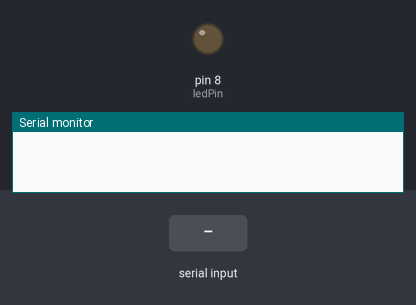
The sketch below on a simulated Arduino Uno, built with avr-gcc and run on an emulated ATmega328P. On the bench: output pins drawn as LEDs (lit = HIGH), the last lines printed to the serial monitor. The test bench sets the inputs (shaded band).

Above: at 1.2 s.
1.3 s: "L" received over Serial
At 2.0 s:
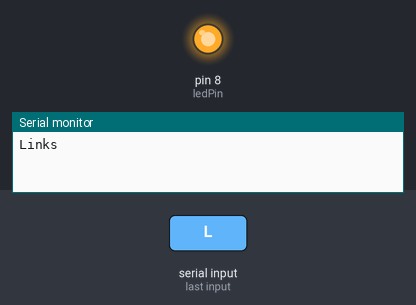
2.8 s: "1" received over Serial
At 3.2 s:
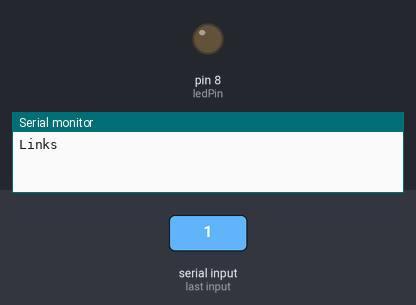
4.3 s: "R" received over Serial
At 5.5 s:
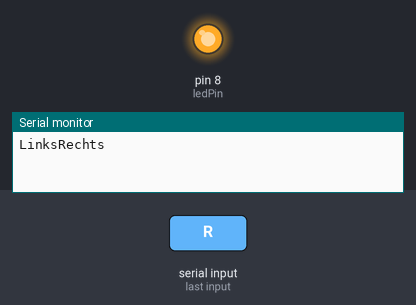
5.8 s: "0" received over Serial
At 6.6 s:
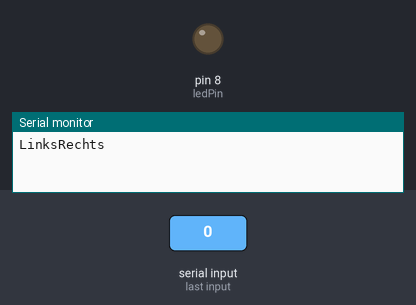
Timing chart, 0 to 8.3 s (numbered marks = the images above; inputs shaded):
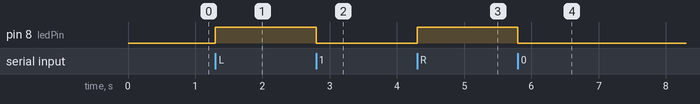

The sketch:

TestForProces.ino
```cpp
char incomingByte;
 int ledPin = 8; // Set the pin to digital I/O 13

 void setup() {
   pinMode(ledPin, OUTPUT); // Set pin as OUTPUT
   Serial.begin(9600); // Start serial communication at 9600 bps
 }


 void loop() {
   if (Serial.available())
   { // If data is available to read,
     incomingByte = Serial.read(); // read it and store it in val
   if (incomingByte == 'L')
   { // If 1 was received
     digitalWrite(ledPin, HIGH); // turn the LED on
     Serial.print("Links");
   }
   else if (incomingByte == 'R') {
     digitalWrite(ledPin, HIGH); // otherwise turn it off
     Serial.print("Rechts");
   }
   else if (incomingByte =='U'){
    digitalWrite(ledPin, HIGH);
    Serial.print("Vooruit");
   }
   else if(incomingByte == 'D') {
    digitalWrite(ledPin, HIGH);
    Serial.print("Achteruit");
   }
   else {
      digitalWrite(ledPin, LOW);
    }
   delay(10); // Wait 10 milliseconds for next reading
 }
}
```

Measured:
- after the input at 1.3 s, pin 8 (ledPin): LOW → HIGH at once
- after the input at 2.8 s, pin 8 (ledPin): HIGH → LOW at once
- after the input at 4.3 s, pin 8 (ledPin): LOW → HIGH at once
- after the input at 5.8 s, pin 8 (ledPin): HIGH → LOW at once
